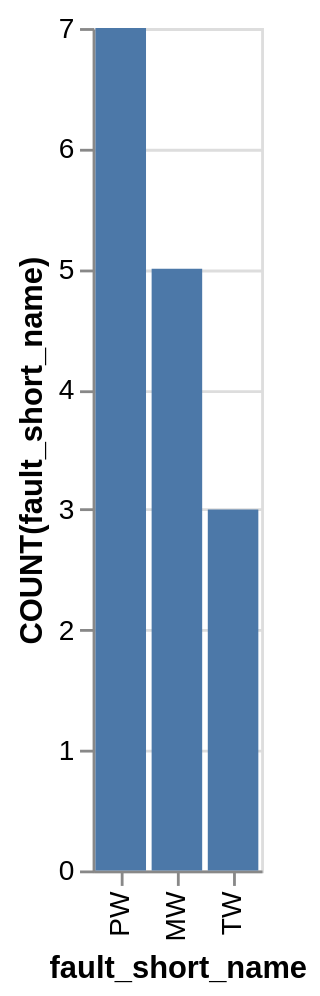

This figure's Vega-Lite source:
### Vega-Lite specification from a JSON file in a GitHub repository (floating-point values rounded to 4 significant figures)
{"data": {"values": [{"x_data": "PW", "y_data": 7}, {"x_data": "MW", "y_data": 5}, {"x_data": "TW", "y_data": 3}]}, "mark": "bar", "encoding": {"x": {"field": "x_data", "type": "nominal", "title": "fault_short_name", "sort": {"op": "sum", "field": "y_data", "order": "descending"}}, "y": {"field": "y_data", "type": "quantitative", "title": "COUNT(fault_short_name)"}}}
